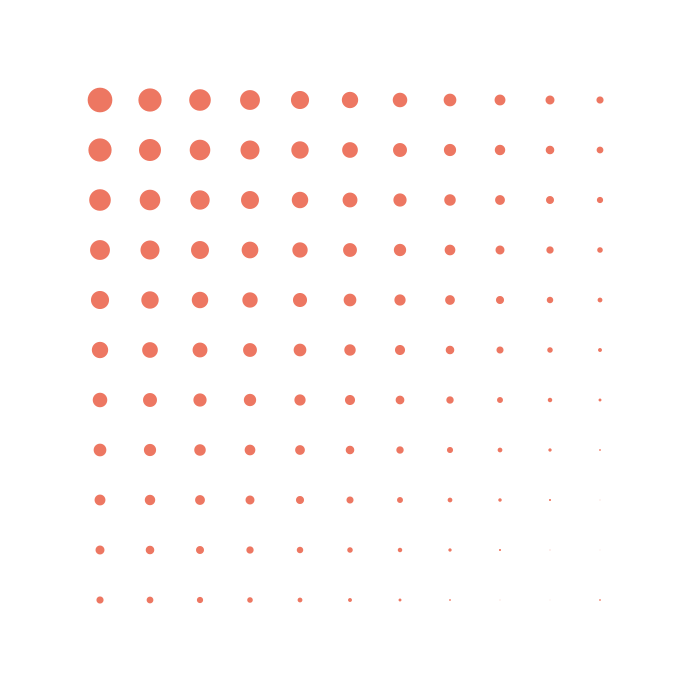
Frame 1 (no input)
Frame 60 (the mouse pressed at the canvas centre just before this capture): identical to frame 1, image omitted
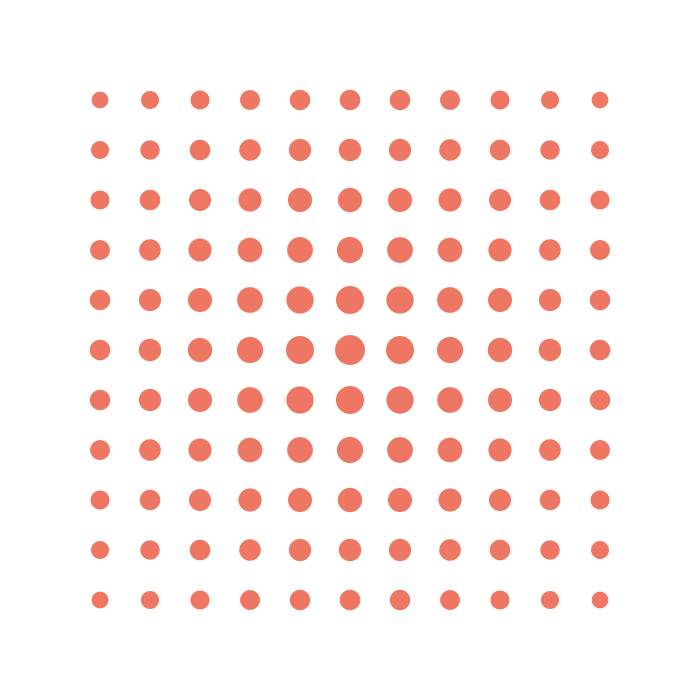
Frame 120 (the mouse held since frame 60 and released just before this capture)

The Processing sketch that drew these frames (run headless with seeded random() and noise(); from frame 60 on, the mouse is pressed at the canvas centre):

// Processing sketch: processing_139540
// ── processing_139540.pde

//Beatriz Bukvic, March 12th, Creative Computing B, Benjamin Bacon

void setup() {
  size(700,700); 
}
 
void draw() {
  background(255);
  noStroke();
  smooth();
   
  for(float yPos = 100; yPos<650 ; yPos+=50) {
    for(float xPos = 100; xPos<650; xPos+=50) {
       
      float distance = dist(xPos, yPos, mouseX, mouseY);
      float circleSize = map(distance, 0, 800, 30, 0);
       
      fill(237, 119, 98);
      ellipse(xPos,yPos,circleSize,circleSize); 
    } 
     
  }
   
   
   
}
